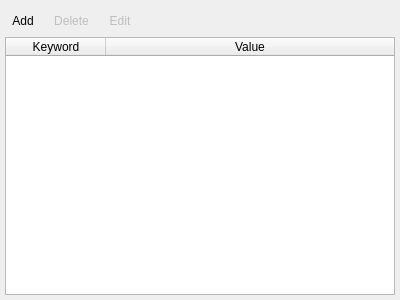
<?xml version="1.0" encoding="UTF-8"?>
<ui version="4.0">
 <class>advanced</class>
 <widget class="QWidget" name="advanced">
  <property name="geometry">
   <rect>
    <x>0</x>
    <y>0</y>
    <width>400</width>
    <height>300</height>
   </rect>
  </property>
  <layout class="QGridLayout" name="gridLayout">
   <property name="leftMargin">
    <number>5</number>
   </property>
   <property name="topMargin">
    <number>10</number>
   </property>
   <property name="rightMargin">
    <number>5</number>
   </property>
   <property name="bottomMargin">
    <number>5</number>
   </property>
   <item row="1" column="0" colspan="4">
    <widget class="QTableWidget" name="tablewidget_advanced">
     <property name="selectionMode">
      <enum>QAbstractItemView::SingleSelection</enum>
     </property>
     <property name="selectionBehavior">
      <enum>QAbstractItemView::SelectRows</enum>
     </property>
     <attribute name="horizontalHeaderHighlightSections">
      <bool>false</bool>
     </attribute>
     <attribute name="horizontalHeaderStretchLastSection">
      <bool>true</bool>
     </attribute>
     <attribute name="verticalHeaderVisible">
      <bool>false</bool>
     </attribute>
     <attribute name="verticalHeaderHighlightSections">
      <bool>false</bool>
     </attribute>
     <column>
      <property name="text">
       <string>Keyword</string>
      </property>
     </column>
     <column>
      <property name="text">
       <string>Value</string>
      </property>
     </column>
    </widget>
   </item>
   <item row="0" column="0">
    <widget class="QToolButton" name="toolbutton_add">
     <property name="text">
      <string>Add</string>
     </property>
     <property name="autoRaise">
      <bool>true</bool>
     </property>
    </widget>
   </item>
   <item row="0" column="3">
    <spacer name="horizontalSpacer">
     <property name="orientation">
      <enum>Qt::Horizontal</enum>
     </property>
     <property name="sizeHint" stdset="0">
      <size>
       <width>143</width>
       <height>20</height>
      </size>
     </property>
    </spacer>
   </item>
   <item row="0" column="2">
    <widget class="QToolButton" name="toolbutton_edit">
     <property name="enabled">
      <bool>false</bool>
     </property>
     <property name="text">
      <string>Edit</string>
     </property>
     <property name="autoRaise">
      <bool>true</bool>
     </property>
    </widget>
   </item>
   <item row="0" column="1">
    <widget class="QToolButton" name="toolbutton_delete">
     <property name="enabled">
      <bool>false</bool>
     </property>
     <property name="text">
      <string>Delete</string>
     </property>
     <property name="autoRaise">
      <bool>true</bool>
     </property>
    </widget>
   </item>
  </layout>
 </widget>
 <tabstops>
  <tabstop>toolbutton_add</tabstop>
  <tabstop>toolbutton_delete</tabstop>
  <tabstop>toolbutton_edit</tabstop>
  <tabstop>tablewidget_advanced</tabstop>
 </tabstops>
 <resources/>
 <connections/>
</ui>
